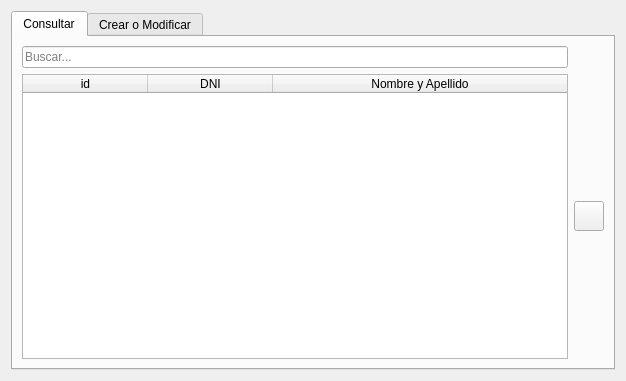
<?xml version="1.0" encoding="UTF-8"?>
<ui version="4.0">
 <class>Dialog</class>
 <widget class="QDialog" name="Dialog">
  <property name="geometry">
   <rect>
    <x>0</x>
    <y>0</y>
    <width>626</width>
    <height>381</height>
   </rect>
  </property>
  <property name="windowTitle">
   <string>Dialog</string>
  </property>
  <layout class="QGridLayout" name="gridLayout">
   <item row="0" column="2">
    <widget class="QTabWidget" name="tabWidget">
     <property name="minimumSize">
      <size>
       <width>600</width>
       <height>350</height>
      </size>
     </property>
     <property name="currentIndex">
      <number>0</number>
     </property>
     <widget class="QWidget" name="tab">
      <attribute name="title">
       <string>Consultar</string>
      </attribute>
      <layout class="QGridLayout" name="gridLayout_2">
       <item row="1" column="0" colspan="2">
        <widget class="QTableWidget" name="tableWidget">
         <property name="sizeAdjustPolicy">
          <enum>QAbstractScrollArea::AdjustToContentsOnFirstShow</enum>
         </property>
         <property name="editTriggers">
          <set>QAbstractItemView::NoEditTriggers</set>
         </property>
         <property name="selectionBehavior">
          <enum>QAbstractItemView::SelectRows</enum>
         </property>
         <property name="sortingEnabled">
          <bool>true</bool>
         </property>
         <attribute name="horizontalHeaderVisible">
          <bool>true</bool>
         </attribute>
         <attribute name="horizontalHeaderDefaultSectionSize">
          <number>125</number>
         </attribute>
         <attribute name="horizontalHeaderStretchLastSection">
          <bool>true</bool>
         </attribute>
         <column>
          <property name="text">
           <string>id</string>
          </property>
         </column>
         <column>
          <property name="text">
           <string>DNI</string>
          </property>
         </column>
         <column>
          <property name="text">
           <string>Nombre y Apellido</string>
          </property>
         </column>
        </widget>
       </item>
       <item row="1" column="2">
        <widget class="QPushButton" name="btn_delete">
         <property name="sizePolicy">
          <sizepolicy hsizetype="Fixed" vsizetype="Fixed">
           <horstretch>0</horstretch>
           <verstretch>0</verstretch>
          </sizepolicy>
         </property>
         <property name="minimumSize">
          <size>
           <width>30</width>
           <height>30</height>
          </size>
         </property>
         <property name="maximumSize">
          <size>
           <width>30</width>
           <height>30</height>
          </size>
         </property>
         <property name="text">
          <string/>
         </property>
         <property name="autoDefault">
          <bool>false</bool>
         </property>
        </widget>
       </item>
       <item row="0" column="0" colspan="2">
        <widget class="QLineEdit" name="ln_search">
         <property name="placeholderText">
          <string>Buscar...</string>
         </property>
        </widget>
       </item>
      </layout>
     </widget>
     <widget class="QWidget" name="tab_2">
      <attribute name="title">
       <string>Crear o Modificar</string>
      </attribute>
      <layout class="QGridLayout" name="gridLayout_3">
       <item row="0" column="0">
        <widget class="QGroupBox" name="groupBox">
         <property name="title">
          <string>Formulario de Registro</string>
         </property>
         <layout class="QGridLayout" name="gridLayout_4">
          <item row="1" column="0">
           <widget class="QLineEdit" name="ln_name"/>
          </item>
          <item row="3" column="1">
           <widget class="QLineEdit" name="ln_phone"/>
          </item>
          <item row="3" column="0">
           <widget class="QLineEdit" name="ln_dni"/>
          </item>
          <item row="2" column="0">
           <widget class="QLabel" name="label_3">
            <property name="text">
             <string>DNI</string>
            </property>
           </widget>
          </item>
          <item row="5" column="1">
           <widget class="QPlainTextEdit" name="ln_dir">
            <property name="maximumSize">
             <size>
              <width>16777215</width>
              <height>100</height>
             </size>
            </property>
           </widget>
          </item>
          <item row="0" column="0">
           <widget class="QLabel" name="label_5">
            <property name="text">
             <string>Nombre</string>
            </property>
           </widget>
          </item>
          <item row="5" column="0">
           <widget class="QLineEdit" name="ln_email"/>
          </item>
          <item row="4" column="1">
           <widget class="QLabel" name="label_2">
            <property name="text">
             <string>Direccion</string>
            </property>
           </widget>
          </item>
          <item row="0" column="1">
           <widget class="QLabel" name="label_6">
            <property name="text">
             <string>Apellidos</string>
            </property>
           </widget>
          </item>
          <item row="1" column="1">
           <widget class="QLineEdit" name="ln_last_name"/>
          </item>
          <item row="4" column="0">
           <widget class="QLabel" name="label">
            <property name="text">
             <string>Email</string>
            </property>
           </widget>
          </item>
          <item row="2" column="1">
           <widget class="QLabel" name="label_4">
            <property name="text">
             <string>Telefono</string>
            </property>
           </widget>
          </item>
         </layout>
        </widget>
       </item>
       <item row="0" column="1">
        <widget class="QPushButton" name="btn_save">
         <property name="minimumSize">
          <size>
           <width>30</width>
           <height>30</height>
          </size>
         </property>
         <property name="maximumSize">
          <size>
           <width>30</width>
           <height>30</height>
          </size>
         </property>
         <property name="text">
          <string/>
         </property>
        </widget>
       </item>
      </layout>
     </widget>
    </widget>
   </item>
  </layout>
 </widget>
 <tabstops>
  <tabstop>tabWidget</tabstop>
  <tabstop>ln_search</tabstop>
  <tabstop>tableWidget</tabstop>
  <tabstop>btn_delete</tabstop>
  <tabstop>ln_name</tabstop>
  <tabstop>ln_last_name</tabstop>
  <tabstop>ln_dni</tabstop>
  <tabstop>ln_phone</tabstop>
  <tabstop>ln_email</tabstop>
  <tabstop>ln_dir</tabstop>
  <tabstop>btn_save</tabstop>
 </tabstops>
 <resources/>
 <connections/>
</ui>
